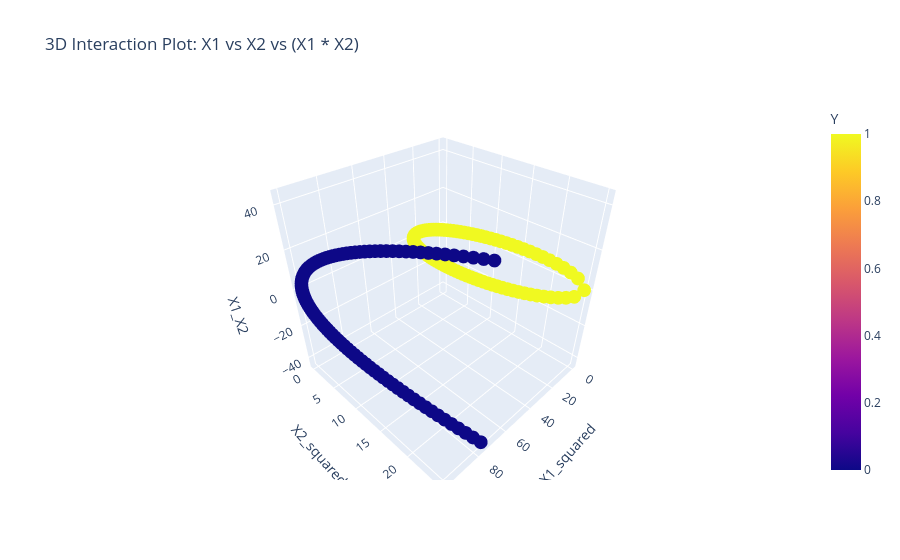

The notebook cell saved with this chart:
### Code cell
## after polymo,mial kernal 

fig = px.scatter_3d(
    df, x='X1_squared',  y='X2_squared',  z='X1_X2', 
    color='Y',
    title='3D Interaction Plot: X1 vs X2 vs (X1 * X2)',
    labels={'X1*X2': 'X1 × X2'}  # Optional: Cleans up the axis label
)
fig.show()

### Figure 1 — Plotly figure (JSON) as saved in the notebook; plotly's stock layout.template omitted (floating-point values rounded to 4 significant figures; data arrays with more than 128 entries replaced by an {"elided": "..."} marker saying what was removed)
{"data": [{"hovertemplate": "X1_squared=%{x}<br>X2_squared=%{y}<br>X1_X2=%{z}<br>Y=%{marker.color}<extra></extra>", "legendgroup": "", "marker": {"color": {"elided": "400 int values"}, "coloraxis": "coloraxis", "symbol": "circle"}, "mode": "markers", "name": "", "scene": "scene", "showlegend": false, "type": "scatter3d", "x": {"elided": "400 float values"}, "y": {"elided": "400 float values"}, "z": {"elided": "400 float values"}}], "layout": {"coloraxis": {"colorbar": {"title": {"text": "Y"}}, "colorscale": [[0, "#0d0887"], [0.1111, "#46039f"], [0.2222, "#7201a8"], [0.3333, "#9c179e"], [0.4444, "#bd3786"], [0.5556, "#d8576b"], [0.6667, "#ed7953"], [0.7778, "#fb9f3a"], [0.8889, "#fdca26"], [1, "#f0f921"]]}, "legend": {"tracegroupgap": 0}, "scene": {"domain": {"x": [0, 1], "y": [0, 1]}, "xaxis": {"title": {"text": "X1_squared"}}, "yaxis": {"title": {"text": "X2_squared"}}, "zaxis": {"title": {"text": "X1_X2"}}}, "title": {"text": "3D Interaction Plot: X1 vs X2 vs (X1 * X2)"}}}
